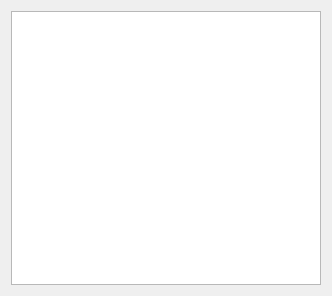
<?xml version="1.0" encoding="UTF-8"?>
<ui version="4.0">
 <class>ProcessInfo</class>
 <widget class="QWidget" name="ProcessInfo">
  <property name="geometry">
   <rect>
    <x>0</x>
    <y>0</y>
    <width>332</width>
    <height>296</height>
   </rect>
  </property>
  <property name="windowTitle">
   <string>进程监视</string>
  </property>
  <layout class="QHBoxLayout" name="horizontalLayout">
   <item>
    <layout class="QVBoxLayout" name="verticalLayout">
     <item>
      <widget class="QListView" name="listView"/>
     </item>
    </layout>
   </item>
  </layout>
 </widget>
 <resources/>
 <connections/>
</ui>
